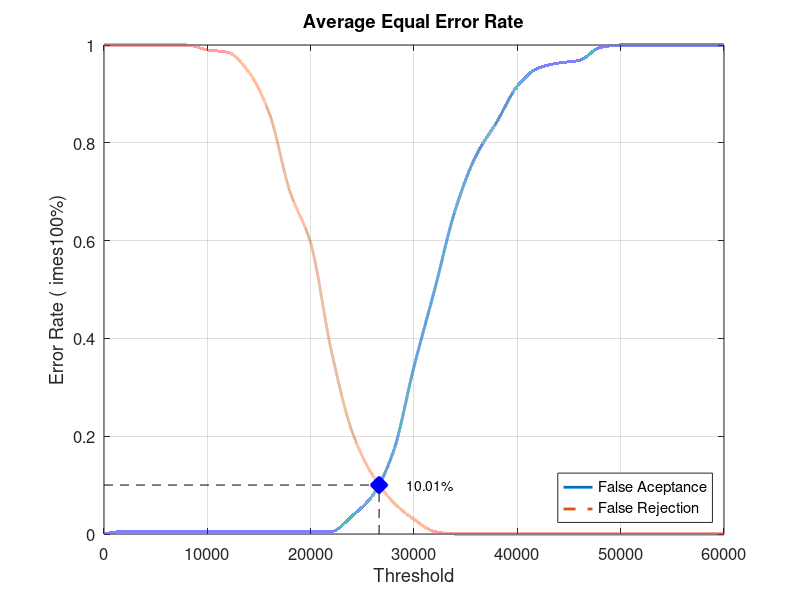
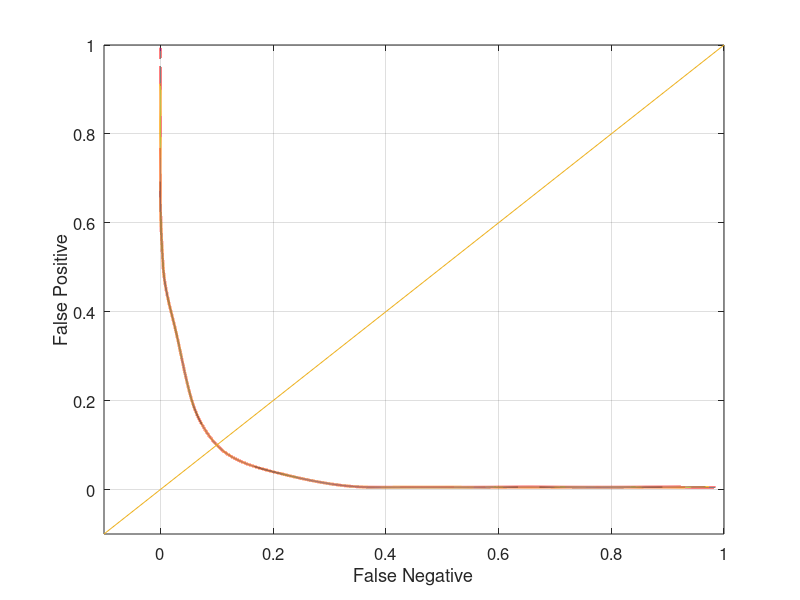

Here is the MATLAB script that generated these plots, in order:
close all;
clear;
clc;
x = 0:2000:60000;
xq = 0:0.5:60000;

y0 = [0 0.00526316 0.00526316 0.00526316 0.00526316 0.00526316 0.00526316 0.00526316 0.00526316 0.00526316 0.00526316 0.00526316 0.0368421 0.0789474 0.168421 0.342105 0.5 0.663158 0.773684 0.842105 0.915789 0.952632 0.963158 0.968421 0.994737 1 1 1 1 1 1]
yy0 = interp1(x, y0, xq, 'pchip');
y1 = [1 1 1 1 1 0.99 0.985 0.945 0.86 0.7 0.595 0.375 0.21 0.12 0.065 0.03 0.005 0 0 0 0 0 0 0 0 0 0 0 0 0 0]
yy1 = interp1(x, y1, xq, 'pchip');

% Calculating EER: 
y2 = abs(y0 - y1);
find(y2 == min(y2))
yy2 = abs(yy0 - yy1);
xEER = find(yy2 == min(yy2));
xEERIndex = xq(xEER) % X-axis EER
yEER = yy0(xEER) % Y-axis EER

main = figure
plot(xq, yy0,'-','LineWidth', 2);	hold on
plot(xq, yy1,'--','LineWidth', 2);	hold on
plot([xEERIndex xEERIndex], [0 yEER], 'k--');	hold on
plot([0 xEERIndex], [yEER yEER], 'k--');	hold on
plot(xEERIndex, yEER, 'bx', 'LineWidth', 10);	hold on
text(xEERIndex + 10 * xEERIndex / 100, yEER, [num2str(round((10000 * yEER)) / 100) '%'])
legend('False Aceptance', 'False Rejection', 'Location', 'SouthEast')
xlabel('Threshold')
ylabel('Error Rate (	imes100%)')
title('Average Equal Error Rate')
set(gca, 'FontSize', 12)
axis([0 60000 0 1])
grid on

print(main, 'Database3_2Main', '-dpng');
FNRxFPR = figure('Color', [1 1 1]);
plot(yy1, yy0, '-', yy1, yy0, 'LineWidth', 2);
hold on
y = -0.1:0.1:1
plot(y, y); 
set(gca, 'FontSize', 12)
xlabel('False Negative')
ylabel('False Positive')
axis([-0.1 1 -0.1 1])
set(gca, 'FontSize', 12)
grid on

print(FNRxFPR, 'Database3_2FNRxFPR','-dpng');
